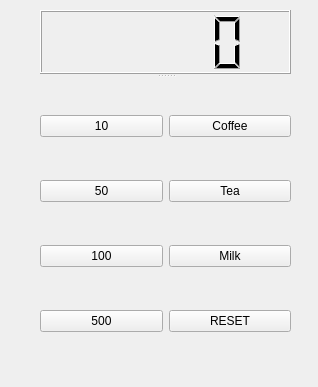
<?xml version="1.0" encoding="UTF-8"?>
<ui version="4.0">
 <class>Widget</class>
 <widget class="QWidget" name="Widget">
  <property name="geometry">
   <rect>
    <x>0</x>
    <y>0</y>
    <width>318</width>
    <height>387</height>
   </rect>
  </property>
  <property name="windowTitle">
   <string>Widget</string>
  </property>
  <widget class="QSplitter" name="splitter">
   <property name="geometry">
    <rect>
     <x>40</x>
     <y>10</y>
     <width>251</width>
     <height>361</height>
    </rect>
   </property>
   <property name="orientation">
    <enum>Qt::Vertical</enum>
   </property>
   <widget class="QLCDNumber" name="lcdNumber"/>
   <widget class="QWidget" name="">
    <layout class="QHBoxLayout" name="horizontalLayout">
     <item>
      <layout class="QVBoxLayout" name="verticalLayout">
       <item>
        <widget class="QPushButton" name="pbCoin10">
         <property name="text">
          <string>10</string>
         </property>
        </widget>
       </item>
       <item>
        <widget class="QPushButton" name="pbCoin50">
         <property name="text">
          <string>50</string>
         </property>
        </widget>
       </item>
       <item>
        <widget class="QPushButton" name="pbCoin100">
         <property name="text">
          <string>100</string>
         </property>
        </widget>
       </item>
       <item>
        <widget class="QPushButton" name="pbCoin500">
         <property name="text">
          <string>500</string>
         </property>
        </widget>
       </item>
      </layout>
     </item>
     <item>
      <layout class="QVBoxLayout" name="verticalLayout_2">
       <item>
        <widget class="QPushButton" name="pbCoffee">
         <property name="enabled">
          <bool>true</bool>
         </property>
         <property name="text">
          <string>Coffee</string>
         </property>
        </widget>
       </item>
       <item>
        <widget class="QPushButton" name="pbTea">
         <property name="enabled">
          <bool>true</bool>
         </property>
         <property name="text">
          <string>Tea</string>
         </property>
        </widget>
       </item>
       <item>
        <widget class="QPushButton" name="pbMilk">
         <property name="enabled">
          <bool>true</bool>
         </property>
         <property name="text">
          <string>Milk</string>
         </property>
        </widget>
       </item>
       <item>
        <widget class="QPushButton" name="pbRESET">
         <property name="enabled">
          <bool>true</bool>
         </property>
         <property name="text">
          <string>RESET</string>
         </property>
        </widget>
       </item>
      </layout>
     </item>
    </layout>
   </widget>
  </widget>
 </widget>
 <resources/>
 <connections/>
</ui>
